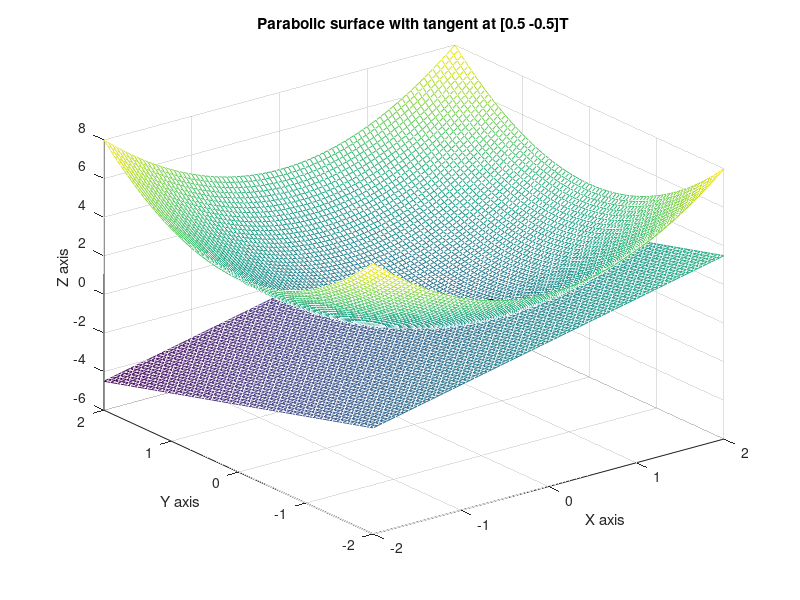

MATLAB code for this plot:
function plot3DParabola()
    x=-2:0.05:2;
    y=x;
    [xi,yi]=meshgrid(x,y);
    zi=xi.^2+yi.^2;
    colormap = [0 0 0];
    mesh(xi,yi,zi);
    x0 = 0.5;
    y0 = -0.5;
    z0 = x0^2 + y0^2;
    zi_tangent = z0 + 1 * (xi - x0) - 1 * (yi - y0);
    hold on;
    mesh(xi,yi,zi_tangent);
    plot3(x0,y0,z0,'ko', 'MarkerSize', 5, 'MarkerFaceColor', 'k');
    hold off;
    title('Parabolic surface with tangent at [0.5 -0.5]T');
    xlabel('X axis');
    ylabel('Y axis');
    zlabel('Z axis');
end